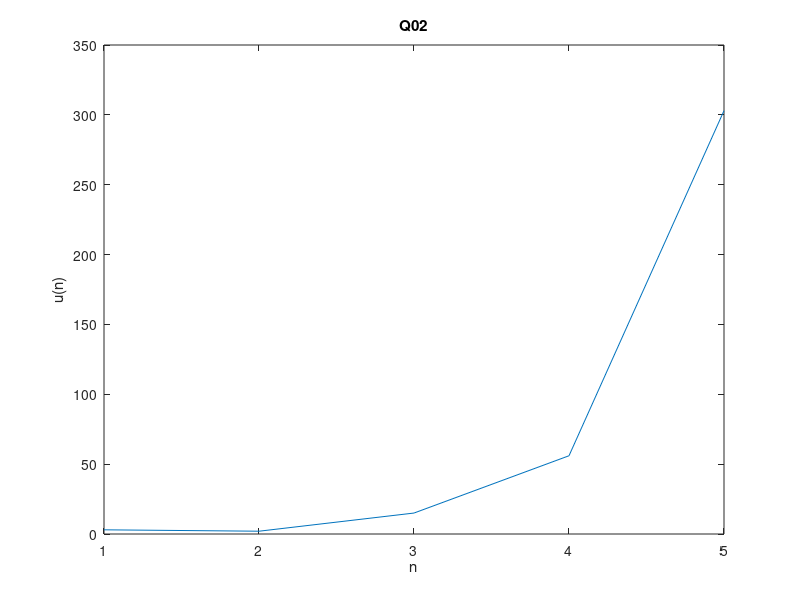

Source code (MATLAB):
clc
clear 
close
% Q02
N=input('Enter N:');
u(1)=3;
u(2)=2;
for n=3:N
    u(n)=(n-1)*u(n-1)+ (n) * u(n-2) + (n-1);
end 
plot(1:N,u)
xlabel('n')
ylabel('u(n)')
title('Q02')